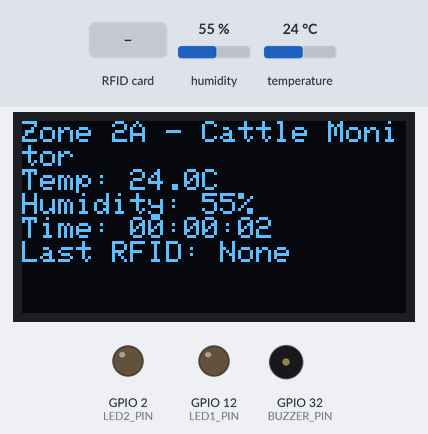
The sketch below on a simulated ESP32. Shown: 128×64 one-colour display, output pins drawn as LEDs (lit = HIGH), buzzer (waves = sounding). The inputs (shaded band) are chosen by the test bench; at power-on: humidity 55 %, temperature 24 °C. WiFi joins after 1.5 s; servers stay silent unless stated; no MQTT or app messages arrive unless stated; what the sketch prints to the serial monitor is not drawn.

Above: at 3.1 s.
3.2 s: RFID card 5E 7A 19 C4 held to the reader
At 8.2 s:
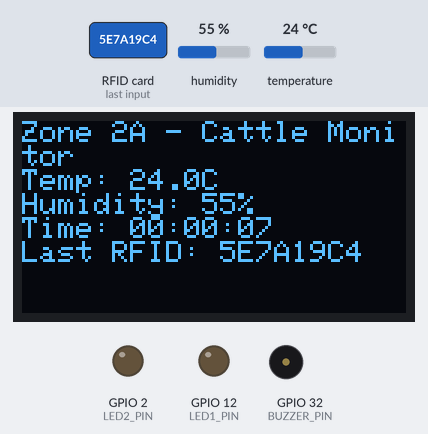
10.3 s: humidity set to 22 %
At 13.8 s:
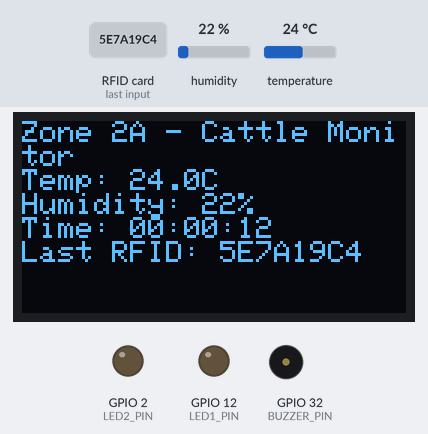
16.8 s: temperature set to 12 °C
At 18.2 s:
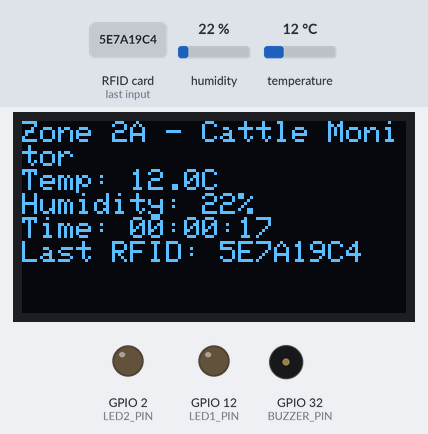
24.4 s: humidity set to 40 %
At 26.7 s:
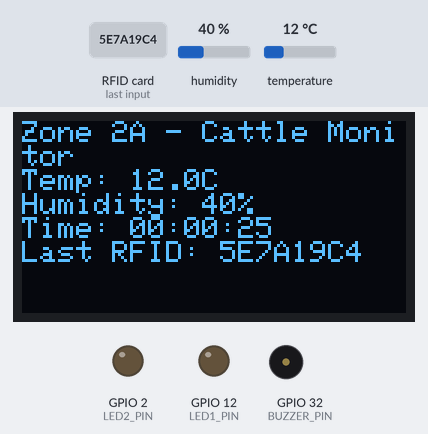
Timing chart, 0 to 28.2 s (numbered marks = the images above; inputs shaded):
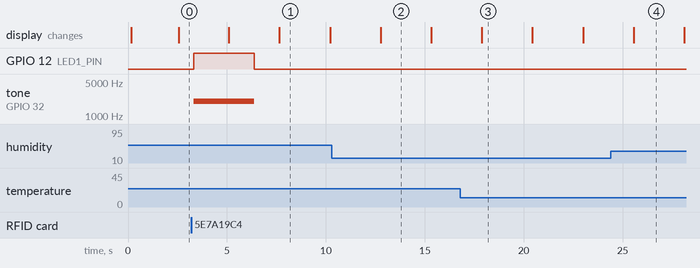

Measured:
- after the input at 3.2 s, GPIO 12 (LED1_PIN): LOW → HIGH after 0.12 s, → LOW 3.1 s later; tone on GPIO 32 (BUZZER_PIN): silent → 2000 Hz after 0.12 s, → silent 3.1 s later; the display: first changes after 1.9 s (image 1 shows a later state)
- what the display in image 1 shows lasts 2.5 s, from 7.7 s to 10.2 s

The sketch:

Zone2A_CattleMonitor.ino
```cpp
/*
 * Zone 2A - Cattle Monitor Node
 * ESP32 with DHT11, RFID MFRC522, RTC DS1302, OLED SSD1306, Buzzer
 * GPIO Pins: DHT11=4, RFID_SDA=5, RFID_SCK=18, RFID_MOSI=23, RFID_MISO=19, Buzzer PWM=32, LED1=12, LED2=2
 * I2C: SDA=21, SCL=22 (for OLED and RTC)
 */

#include <WiFi.h>
#include <DHT.h>
#include <MQTT.h>
#include <Wire.h>
#include <Adafruit_SSD1306.h>
#include <SPI.h>
#include <MFRC522.h>

// WiFi credentials
const char* ssid = "YOUR_SSID";
const char* password = "YOUR_PASSWORD";

// ThingsBoard MQTT broker
const char* mqtt_broker = "YOUR_THINGSBOARD_HOST";
const int mqtt_port = 1883;
const char* mqtt_username = "YOUR_DEVICE_TOKEN";

// GPIO Pins
#define DHT_PIN 4
#define RFID_SS_PIN 5
#define RFID_RST_PIN 17
#define BUZZER_PIN 32
#define LED1_PIN 12
#define LED2_PIN 2

// I2C pins (standard for ESP32)
#define SDA_PIN 21
#define SCL_PIN 22

// DHT11 sensor
DHT dht(DHT_PIN, DHT11);

// RFID Reader
MFRC522 rfid(RFID_SS_PIN, RFID_RST_PIN);

// OLED Display
Adafruit_SSD1306 display(128, 64, &Wire, -1);

// MQTT Client
WiFiClient espClient;
MQTTClient client;

// State tracking
float lastTemperature = 24;
float lastHumidity = 58;
bool buzzerActive = false;
bool led1Alert = false;
bool led2Alert = false;
String lastRFIDScan = "";
unsigned long lastRFIDTime = 0;

void setup() {
  Serial.begin(115200);
  delay(100);

  // Initialize pins
  pinMode(BUZZER_PIN, OUTPUT);
  pinMode(LED1_PIN, OUTPUT);
  pinMode(LED2_PIN, OUTPUT);

  // Set PWM frequency for buzzer
  ledcSetup(0, 2000, 8);
  ledcAttachPin(BUZZER_PIN, 0);

  // Initialize I2C
  Wire.begin(SDA_PIN, SCL_PIN);

  // Initialize OLED
  if (!display.begin(SSD1306_I2C_ADDRESS, 0x3C)) {
    Serial.println("OLED initialization failed");
  }
  display.clearDisplay();
  display.setTextSize(1);
  display.setTextColor(SSD1306_WHITE);
  display.setCursor(0, 0);
  display.println("Zone 2A Starting...");
  display.display();

  // Initialize DHT
  dht.begin();

  // Initialize RFID
  SPI.begin();
  rfid.PCD_Init();

  // Connect to WiFi
  connectToWiFi();

  // Setup MQTT
  client.begin(mqtt_broker, mqtt_port, espClient);
  client.onMessage(messageReceived);
}

void loop() {
  // Maintain WiFi connection
  if (WiFi.status() != WL_CONNECTED) {
    connectToWiFi();
  }

  // Maintain MQTT connection
  if (!client.connected()) {
    connectToMQTT();
  }
  client.loop();

  // Read sensors every 2.5 seconds
  static unsigned long lastReadTime = 0;
  if (millis() - lastReadTime >= 2500) {
    lastReadTime = millis();

    // Read DHT11
    float humidity = dht.readHumidity();
    float temperature = dht.readTemperature();
    lastTemperature = temperature;
    lastHumidity = humidity;

    // Update OLED
    updateOLED();

    // Publish telemetry
    publishTelemetry();
  }

  // Check RFID continuously
  if (rfid.PICC_IsNewCardPresent() && rfid.PICC_ReadCardSerial()) {
    String rfidUID = "";
    for (byte i = 0; i < rfid.uid.size; i++) {
      rfidUID += String(rfid.uid.uidByte[i] < 0x10 ? "0" : "");
      rfidUID += String(rfid.uid.uidByte[i], HEX);
    }
    rfidUID.toUpperCase();
    lastRFIDScan = rfidUID;
    lastRFIDTime = millis();

    // Trigger alert
    led1Alert = true;
    buzzerActive = true;
    ledcWrite(0, 100); // Buzzer on

    Serial.print("RFID Scan: ");
    Serial.println(rfidUID);

    rfid.PICC_HaltA();
    rfid.PCD_StopCrypto1();
  }

  // Turn off alert after 3 seconds
  if (led1Alert && (millis() - lastRFIDTime > 3000)) {
    led1Alert = false;
    buzzerActive = false;
    ledcWrite(0, 0);
  }

  // Update LED states
  digitalWrite(LED1_PIN, led1Alert ? HIGH : LOW);
  digitalWrite(LED2_PIN, led2Alert ? HIGH : LOW);

  delay(100);
}

void connectToWiFi() {
  Serial.print("Connecting to WiFi: ");
  Serial.println(ssid);
  WiFi.begin(ssid, password);

  int attempts = 0;
  while (WiFi.status() != WL_CONNECTED && attempts < 20) {
    delay(500);
    Serial.print(".");
    attempts++;
  }

  if (WiFi.status() == WL_CONNECTED) {
    Serial.println("\nWiFi connected!");
    Serial.print("IP address: ");
    Serial.println(WiFi.localIP());
  }
}

void connectToMQTT() {
  Serial.print("Connecting to MQTT as Zone2A...");

  if (client.connect("Zone2A", mqtt_username, "")) {
    Serial.println("connected!");
    client.subscribe("v1/devices/me/rpc/request/+");
  } else {
    Serial.println("failed");
  }
}

void publishTelemetry() {
  String payload = "{";
  payload += "\"temperature\":" + String(lastTemperature, 1);
  payload += ",\"humidity\":" + String(lastHumidity, 0);
  payload += ",\"buzzerActive\":" + String(buzzerActive ? "true" : "false");
  payload += ",\"led1Alert\":" + String(led1Alert ? "true" : "false");
  payload += ",\"led2Alert\":" + String(led2Alert ? "true" : "false");
  payload += ",\"rtcTime\":\"" + String(getTimeString()) + "\"";
  if (!lastRFIDScan.isEmpty()) {
    payload += ",\"lastRFID\":\"" + lastRFIDScan + "\"";
  }
  payload += "}";

  client.publish("v1/devices/me/telemetry", payload);
}

void updateOLED() {
  display.clearDisplay();
  display.setTextSize(1);
  display.setTextColor(SSD1306_WHITE);
  display.setCursor(0, 0);
  display.println("Zone 2A - Cattle Monitor");
  display.print("Temp: ");
  display.print(lastTemperature, 1);
  display.println("C");
  display.print("Humidity: ");
  display.print(lastHumidity, 0);
  display.println("%");
  display.print("Time: ");
  display.println(getTimeString());
  display.print("Last RFID: ");
  display.println(lastRFIDScan.isEmpty() ? "None" : lastRFIDScan);
  display.display();
}

String getTimeString() {
  unsigned long currentSeconds = millis() / 1000;
  int hours = (currentSeconds / 3600) % 24;
  int minutes = (currentSeconds / 60) % 60;
  int seconds = currentSeconds % 60;

  String timeStr = "";
  if (hours < 10) timeStr += "0";
  timeStr += hours;
  timeStr += ":";
  if (minutes < 10) timeStr += "0";
  timeStr += minutes;
  timeStr += ":";
  if (seconds < 10) timeStr += "0";
  timeStr += seconds;

  return timeStr;
}

void messageReceived(String &topic, String &payload) {
  Serial.print("Incoming MQTT message: ");
  Serial.println(payload);

  if (topic.indexOf("rpc/request") != -1) {
    if (payload.indexOf("setBuzzer") != -1) {
      buzzerActive = payload.indexOf("true") != -1;
      ledcWrite(0, buzzerActive ? 100 : 0);

      String response = "{\"result\":true}";
      client.publish("v1/devices/me/rpc/response/1", response);
    }
  }
}

#define SSD1306_I2C_ADDRESS 0x3C
```
